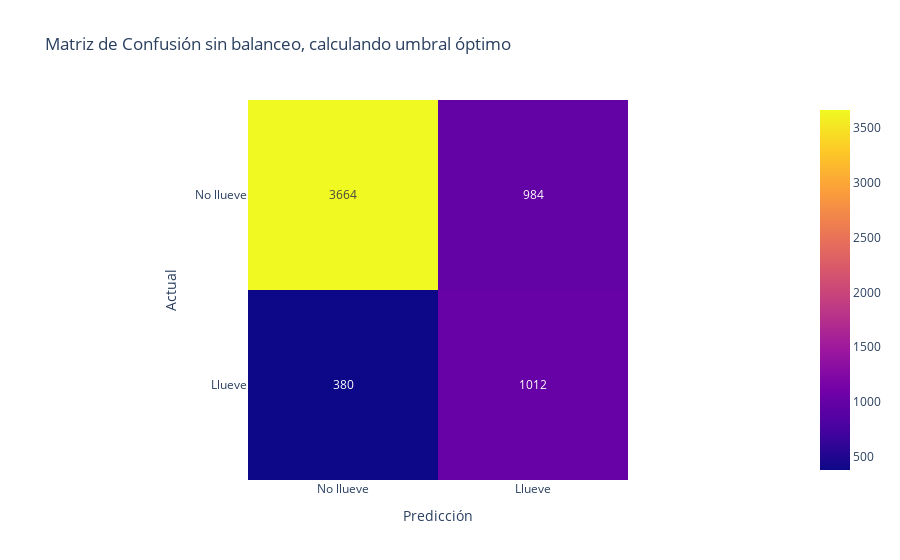

Here is the notebook cell this chart was saved with:
### Code cell
confusion_matrix_manual_model_optimal  = mostrar_resultados(
    y_test,y_pred_optimal,
    'Matriz de Confusión sin balanceo, calculando umbral óptimo')

confusion_matrix_manual_model_optimal

### Figure 1 — Plotly figure (JSON) as saved in the notebook; plotly's stock layout.template omitted (floating-point values rounded to 4 significant figures)
{"data": [{"coloraxis": "coloraxis", "hovertemplate": "Predicción: %{x}<br>Actual: %{y}<br>color: %{z}<extra></extra>", "name": "0", "texttemplate": "%{z}", "type": "heatmap", "x": ["No llueve", "Llueve"], "xaxis": "x", "y": ["No llueve", "Llueve"], "yaxis": "y", "z": [[3664, 984], [380, 1012]]}], "layout": {"coloraxis": {"colorscale": [[0, "#0d0887"], [0.1111, "#46039f"], [0.2222, "#7201a8"], [0.3333, "#9c179e"], [0.4444, "#bd3786"], [0.5556, "#d8576b"], [0.6667, "#ed7953"], [0.7778, "#fb9f3a"], [0.8889, "#fdca26"], [1, "#f0f921"]]}, "title": {"text": "Matriz de Confusión sin balanceo, calculando umbral óptimo"}, "xaxis": {"anchor": "y", "constrain": "domain", "domain": [0, 1], "scaleanchor": "y", "title": {"text": "Predicción"}}, "yaxis": {"anchor": "x", "autorange": "reversed", "constrain": "domain", "domain": [0, 1], "title": {"text": "Actual"}}}}
